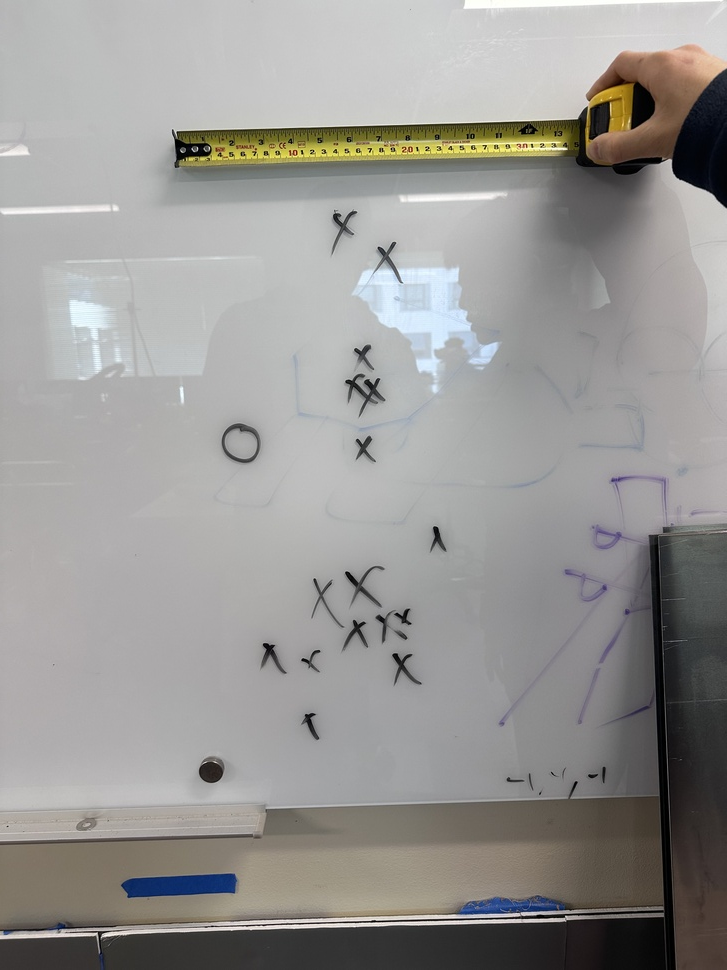
#> input picture 20250219 scatter testing/IMG_0540.jpeg, 727 x 970 px, shrunk from 3024 x 4032 before the run, given in place of 2025-02-16-151324.webm, which was not available
$ python play_vid.py
#> lines starting #> are read from the running program, lines starting #| are printed output that depends on the picture; after the words box and inside, x2 and y2 are one past the last pixel; in counts of white or black regions, pixels touching at a corner belong together; pictures that were not available may be replaced by others from this repository, and a replacement may not be noted
# importing libraries
import cv2

# Create a VideoCapture object and read from input file
cap = cv2.VideoCapture('2025-02-16-151324.webm')
capture=cv2.VideoCapture(0)
half_way = capture.get(cv2.CAP_PROP_FRAME_WIDTH)/2

# Check if camera opened successfully
if (cap.isOpened()== False):
    print("Error opening video file")


found_frames = 0

# Read until video is completed
while(cap.isOpened()):

# Capture frame-by-frame
    ret, frame = cap.read()
#> frame is the input picture: shape (970, 727, 3); mean B, G, R 148.9, 151.3, 152.8
    if ret == True:
    # Display the resulting frame
        Gaussian = cv2.GaussianBlur(frame, (7, 7), 0)
        gray_image_Gaussian = cv2.cvtColor(Gaussian, cv2.COLOR_BGR2GRAY)
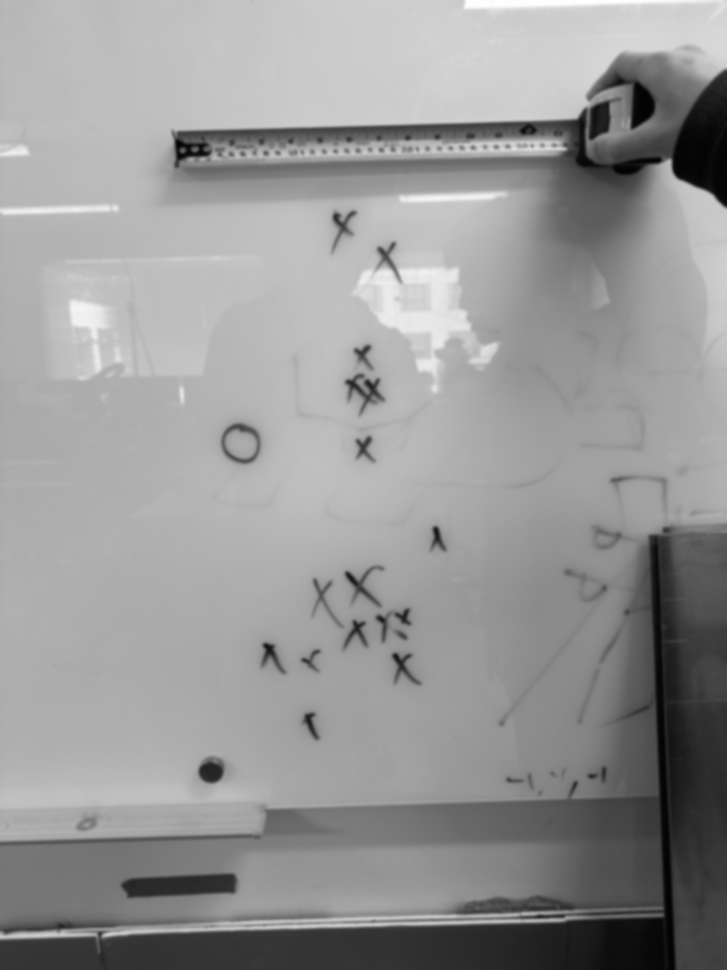
#> gray_image_Gaussian: shape (970, 727); min 2, max 254, mean 151.5
        _, threshold = cv2.threshold(gray_image_Gaussian, 127, 255, cv2.THRESH_BINARY)
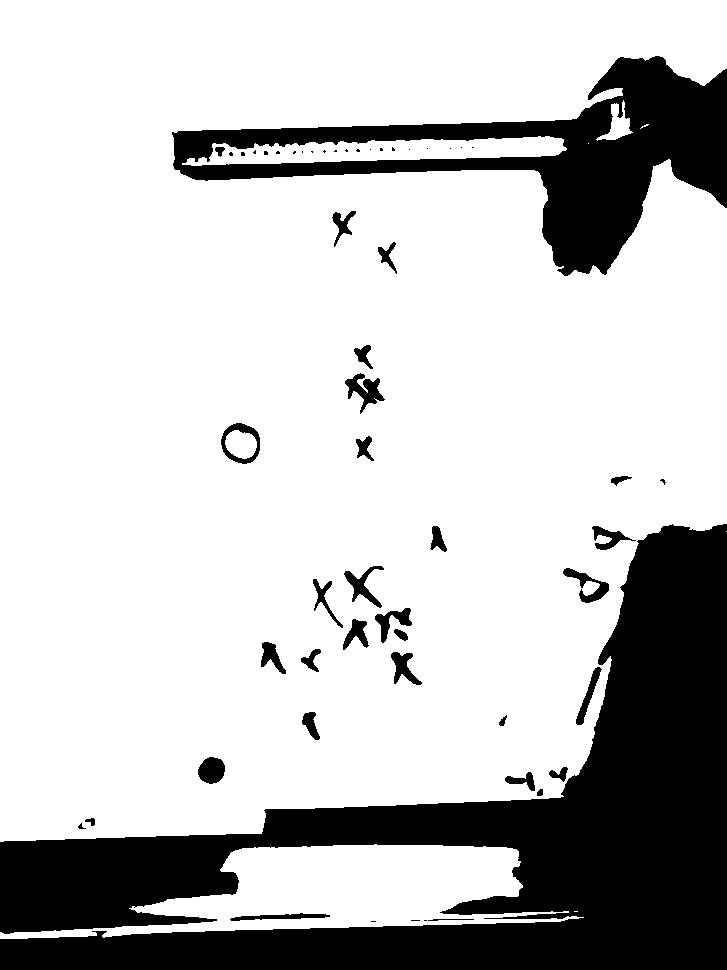
#> threshold: shape (970, 727); 76.8% white; 56 black regions (24 under 20 px)
        contours, _ = cv2.findContours(threshold, cv2.RETR_TREE, cv2.CHAIN_APPROX_SIMPLE)
#> contours = 64 contours, 26 with area under 20; largest, box (x1, y1, x2, y2) and area: (0, 0, 727, 842) 514574, (0, 844, 584, 939) 24932, (182, 136, 567, 166) 6450, (220, 422, 261, 465) 1306, (344, 372, 386, 415) 760
        #print(Gaussian.get(cv2.CAP_PROP_FRAME_WIDTH))
        i = 0

        # list for storing names of shapes
        for contour in contours:
             area = cv2.contourArea(contour)
             if area > 10000:
                print('area {}'.format(area))
                print('frame {}'.format(found_frames))
                # here we are ignoring first counter because
                # findcontour function detects whole image as shape
                if i == 0:
                    i = 1
                    continue

                # cv2.approxPloyDP() function to approximate the shape
                approx = cv2.approxPolyDP(
                    contour, 0.01 * cv2.arcLength(contour, True), True)

                # using drawContours() function
                # cv2.drawContours(Gaussian, [contour], 0, (0, 0, 255), 5)

                # finding center point of shape
                M = cv2.moments(contour)
                if M['m00'] != 0.0:
                    x = int(M['m10']/M['m00'])
                    y = int(M['m01']/M['m00'])

                if len(approx) == 12:
                    found_frames = found_frames + 1
                    if found_frames > 10:
                        cv2.drawContours(Gaussian, [contour], 0, (0, 0, 255), 5)
                        cv2.putText(Gaussian, 'Plus', (x, y),
                                    cv2.FONT_HERSHEY_SIMPLEX, 0.6, (255, 255, 255), 2)
                        if x< half_way:
                            cv2.circle(Gaussian,(x-100,y), 10, (50, 168, 82), -1)
                        elif x > half_way:
                            cv2.circle(Gaussian,(x+100,y), 10, (50, 168, 82), -1)
                        else:
                            cv2.circle(Gaussian,(x,y), 10, (50, 168, 82), -1)
#> this loop made 64 passes
#> (area, x, y) on pass 35: (514574.5, 326, 412)
#> (area, i) on pass 2: (24932.5, 1)
#| area 24932.5
#| frame 0
#| area 514574.5
#| frame 0
#> after the loop, found_frames = 0; i = 1


        #cv2.imshow('Frame', frame)
        cv2.imshow('Frame', Gaussian)

    # Press Q on keyboard to exit
        if cv2.waitKey(25) & 0xFF == ord('q'):
#> (key q is pressed here)
            break

# Break the loop
    else:
        break

# When everything done, release
# the video capture object
cap.release()

# Closes all the frames
cv2.destroyAllWindows()

$ run again, on 20250219 scatter testing/IMG_0541.jpeg
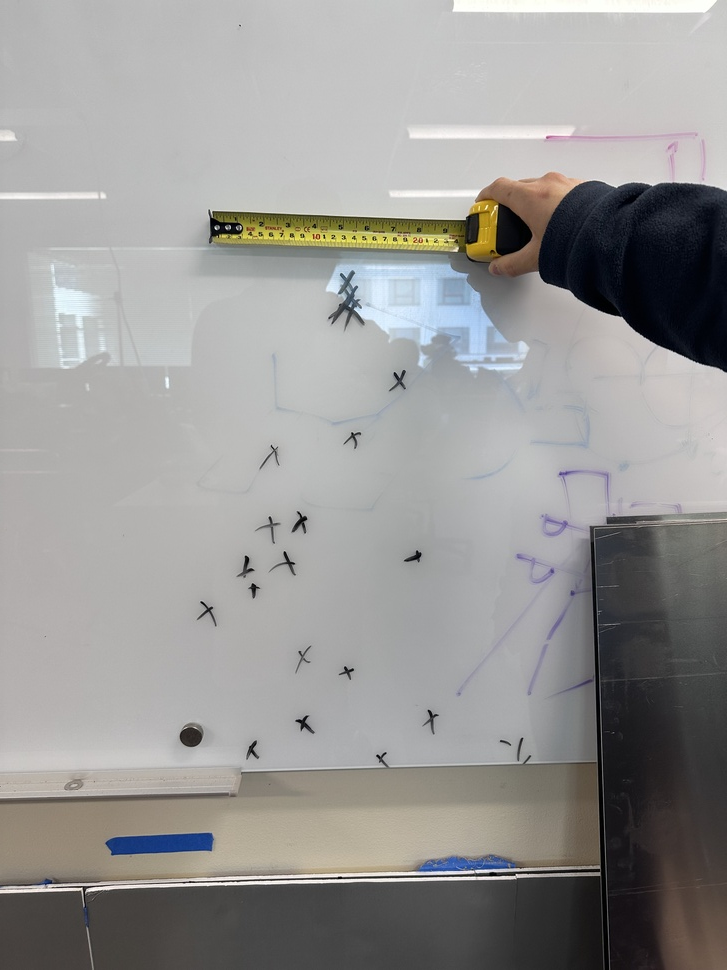
#> input picture 20250219 scatter testing/IMG_0541.jpeg, 727 x 970 px, shrunk from 3024 x 4032 before the run, given in place of 2025-02-16-151324.webm, which was not available
#> frame is the input picture: shape (970, 727, 3); mean B, G, R 149.8, 151.3, 152.3
#> `gray_image_Gaussian = cv2.cvtColor(Gaussian, cv2.COLOR_BGR2GRAY)`:
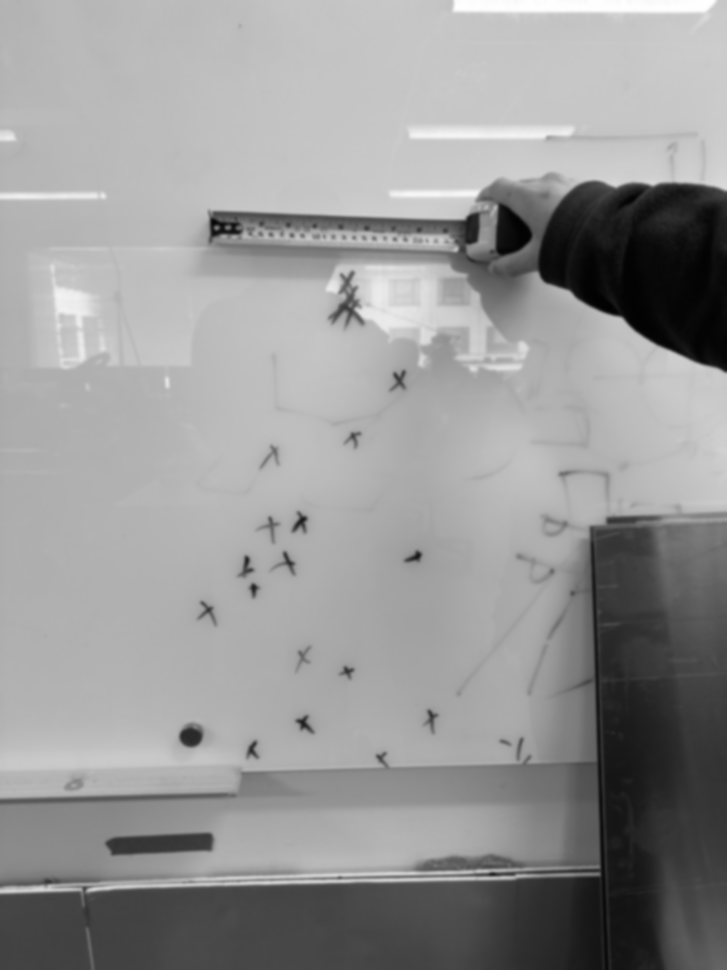
#> gray_image_Gaussian: shape (970, 727); min 1, max 254, mean 151.4
#> `_, threshold = cv2.threshold(gray_image_Gaussian, 127, 255, cv2.THRESH..`:
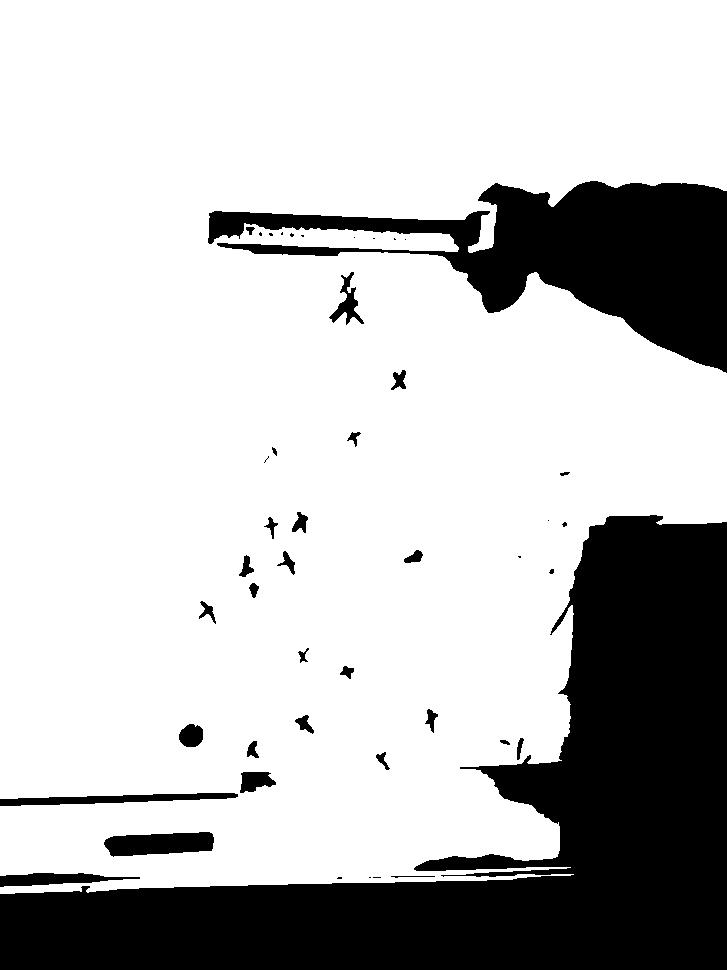
#> threshold: shape (970, 727); 75.6% white; 46 black regions (17 under 20 px)
#> contours = 47 contours, 19 with area under 20; largest, box (x1, y1, x2, y2) and area: (0, 0, 727, 894) 535564, (103, 831, 215, 858) 2201, (328, 271, 365, 326) 696, (239, 771, 277, 794) 572, (178, 723, 204, 748) 472
#> the loop `for contour in contours:` made 47 passes
#> (area, i) on pass 1: (535564, 1)
#> (printed output is left out)
#> after the loop `for contour in contours:`: found_frames = 0; i = 1

$ run again, on 20250219 scatter testing/IMG_0542.jpeg
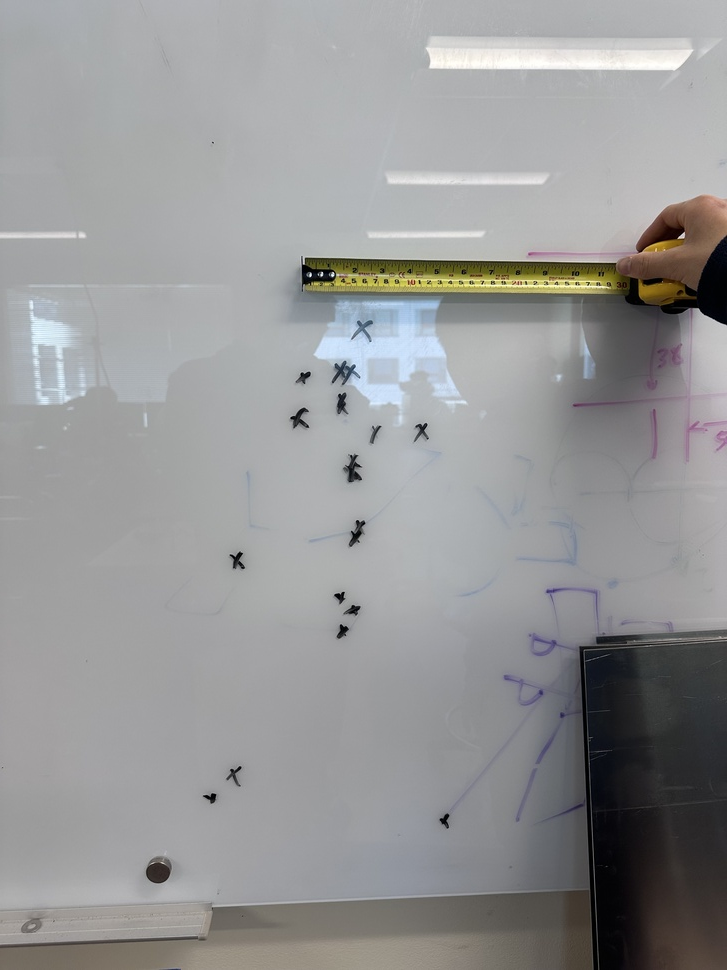
#> input picture 20250219 scatter testing/IMG_0542.jpeg, 727 x 970 px, shrunk from 3024 x 4032 before the run, given in place of 2025-02-16-151324.webm, which was not available
#> frame is the input picture: shape (970, 727, 3); mean B, G, R 151.6, 151.1, 150.9
#> `gray_image_Gaussian = cv2.cvtColor(Gaussian, cv2.COLOR_BGR2GRAY)`:
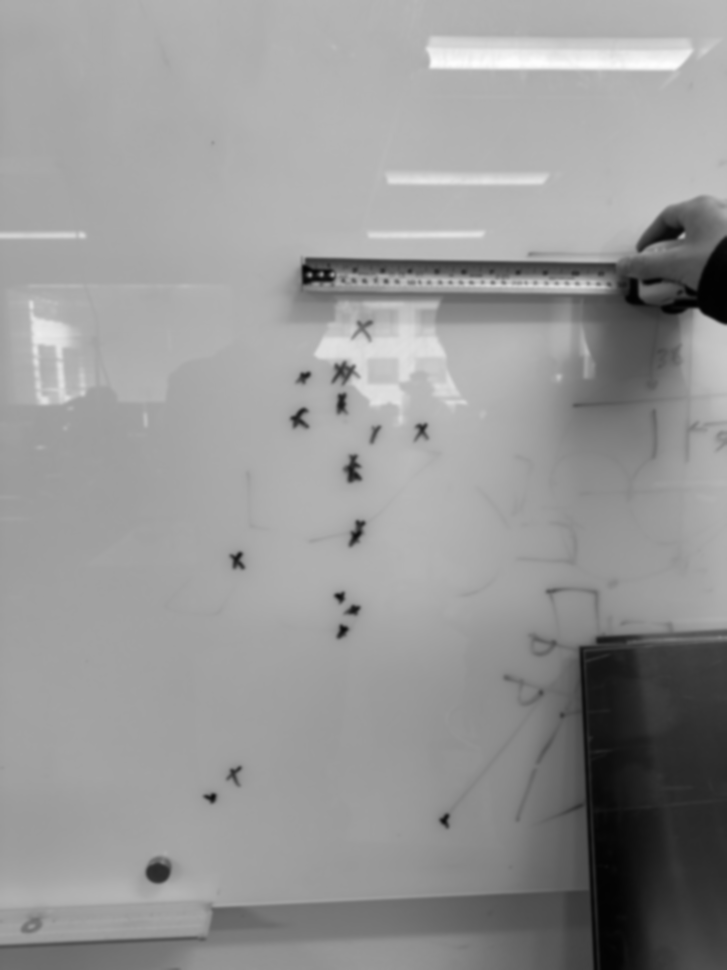
#> gray_image_Gaussian: shape (970, 727); min 0, max 254, mean 151.1
#> `_, threshold = cv2.threshold(gray_image_Gaussian, 127, 255, cv2.THRESH..`:
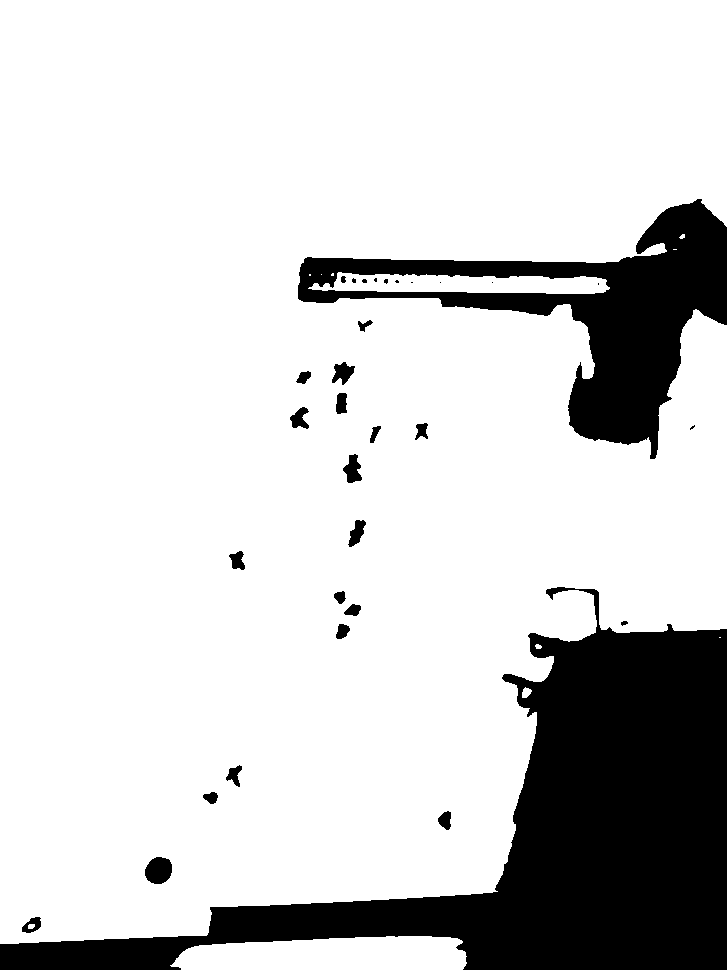
#> threshold: shape (970, 727); 82.4% white; 32 black regions (10 under 20 px)
#> contours = 42 contours, 14 with area under 20; largest, box (x1, y1, x2, y2) and area: (0, 0, 727, 944) 569114, (170, 936, 467, 970) 8254, (308, 272, 610, 294) 4339, (144, 856, 173, 885) 616, (342, 453, 363, 484) 376
#> the loop `for contour in contours:` made 42 passes
#> (area, i) on pass 21: (569113.5, 1)
#> (printed output is left out)
#> after the loop `for contour in contours:`: found_frames = 0; i = 1

$ run again, on 20250219 scatter testing/IMG_0543.jpeg
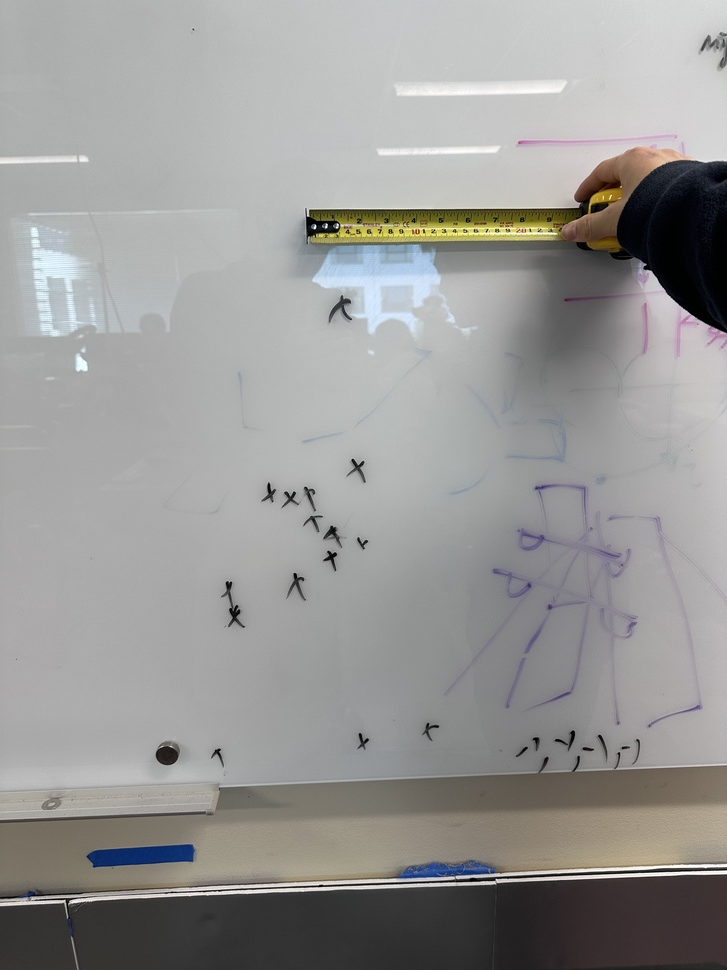
#> input picture 20250219 scatter testing/IMG_0543.jpeg, 727 x 970 px, shrunk from 3024 x 4032 before the run, given in place of 2025-02-16-151324.webm, which was not available
#> frame is the input picture: shape (970, 727, 3); mean B, G, R 150.6, 152.1, 152.6
#> `gray_image_Gaussian = cv2.cvtColor(Gaussian, cv2.COLOR_BGR2GRAY)`:
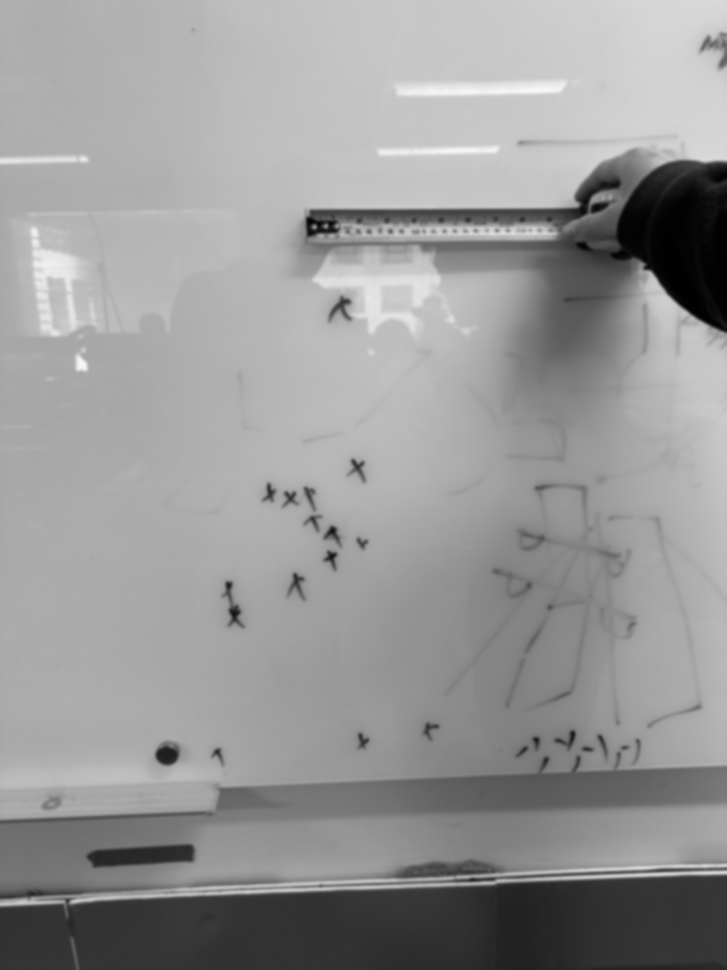
#> gray_image_Gaussian: shape (970, 727); min 1, max 248, mean 152
#> `_, threshold = cv2.threshold(gray_image_Gaussian, 127, 255, cv2.THRESH..`:
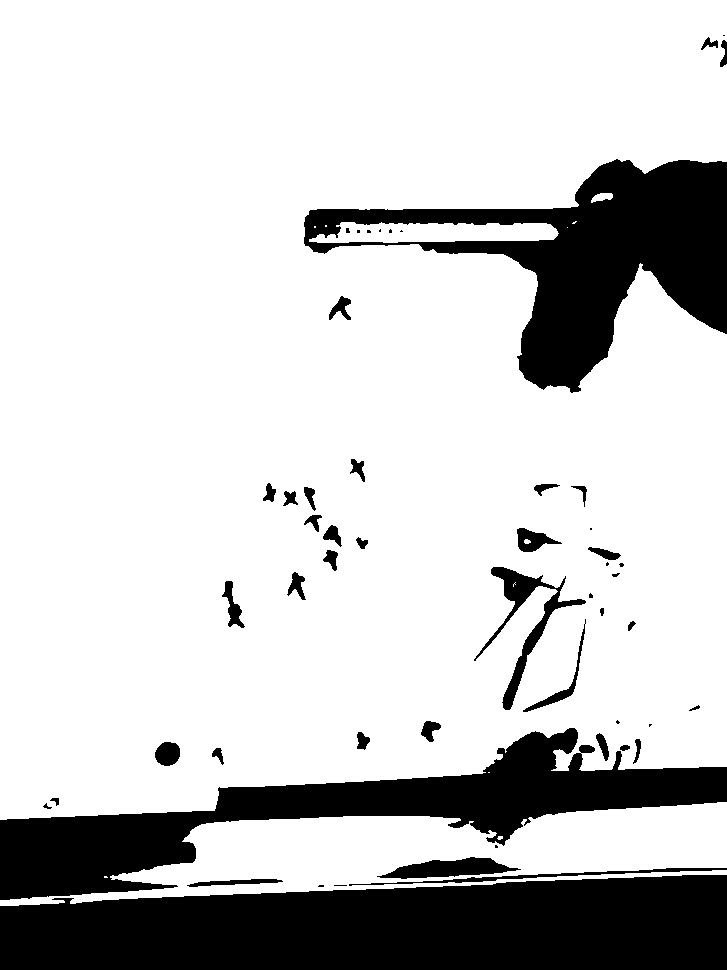
#> threshold: shape (970, 727); 79.6% white; 54 black regions (16 under 20 px)
#> contours = 64 contours, 22 with area under 20; largest, box (x1, y1, x2, y2) and area: (0, 0, 727, 820) 526970, (0, 802, 727, 906) 36990, (309, 222, 559, 243) 3841, (473, 566, 587, 711) 2950, (376, 856, 522, 880) 1861
#> the loop `for contour in contours:` made 64 passes
#> (area, x, y, found_frames) on pass 22: (526970.5, 340, 402, 1)
#> (printed output is left out)
#> after the loop `for contour in contours:`: found_frames = 1
